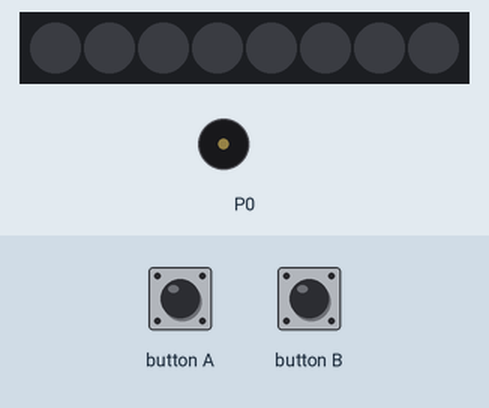
Recording of a program running on a simulated BBC micro:bit (MakeCode). On the bench: 8 RGB LEDs in strip order, left to right, buzzer (waves = sounding). Inputs (shaded band) come from the test bench. Dim RGB values are drawn brighter than linear.

Above: at 1.2 s.
1.3 s: button A pressed for 0.15 s
At 2.15 s:
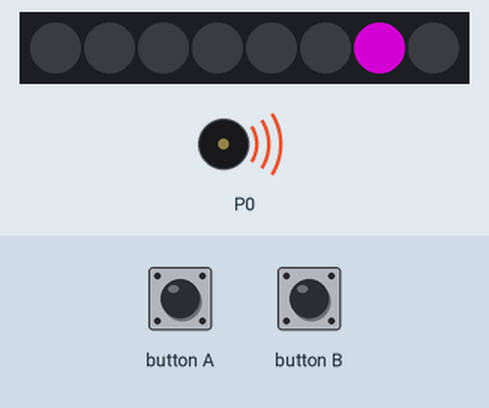
At 2.56 s:
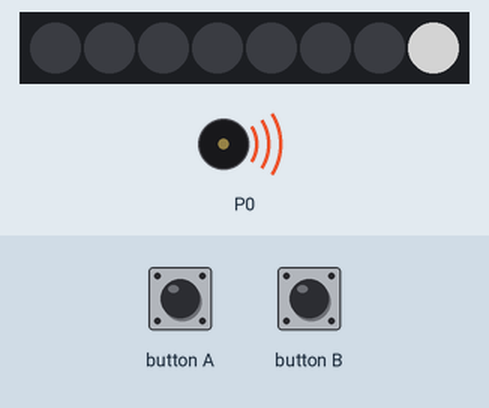
4.3 s: button B pressed for 0.15 s
At 4.57 s:
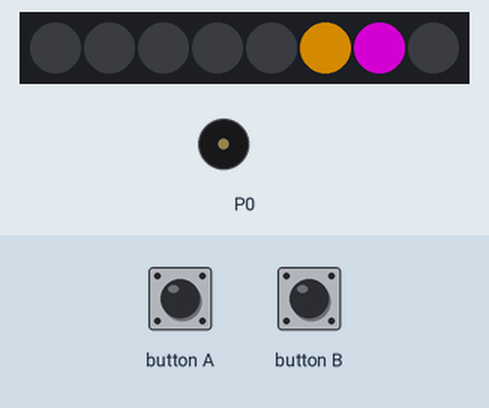
Timing chart, 0 to 10.5 s (numbered marks = the images above; inputs shaded):
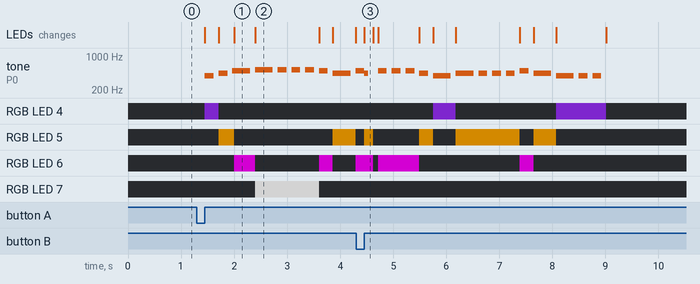

Measured:
- after the input at 1.3 s, tone on P0: plays 392 Hz for 0.17 s, 440 Hz for 0.17 s, 494 Hz for 0.33 s, 523 Hz for 0.33 s, 523 Hz for 0.17 s, 523 Hz for 0.17 s … (10 notes in this stretch), starting after 0.15 s; RGB LED 4: off → RGB(69, 21, 113) after 0.15 s, → off 0.26 s later
- after the input at 4.3 s, the LEDs: change after 0.15 s (image 3)
- what the display in image 2 shows lasts 1.2 s, from 2.4 s to 3.6 s

The program:

main.ts
```typescript
function ukaz_ton (ton: string) {
    if (ton == "C1") {
        strip.setPixelColor(0, neopixel.colors(NeoPixelColors.Red))
    } else if (ton == "D1") {
        strip.setPixelColor(1, neopixel.colors(NeoPixelColors.Yellow))
    } else if (ton == "E1") {
        strip.setPixelColor(2, neopixel.colors(NeoPixelColors.Green))
    } else if (ton == "F1") {
        strip.setPixelColor(3, neopixel.colors(NeoPixelColors.Blue))
    } else if (ton == "G1") {
        strip.setPixelColor(4, neopixel.colors(NeoPixelColors.Violet))
    } else if (ton == "A1") {
        strip.setPixelColor(5, neopixel.colors(NeoPixelColors.Orange))
    } else if (ton == "H1") {
        strip.setPixelColor(6, neopixel.colors(NeoPixelColors.Purple))
    } else if (ton == "C2") {
        strip.setPixelColor(7, neopixel.colors(NeoPixelColors.White))
    }
    strip.show()
}
function text_na_dobu (d: string) {
    if (d == "1") {
        return music.beat(BeatFraction.Whole)
    } else if (d == "2") {
        return music.beat(BeatFraction.Half)
    } else if (d == "4") {
        return music.beat(BeatFraction.Quarter)
    } else if (d == "8") {
        return music.beat(BeatFraction.Eighth)
    } else {
        return music.beat(BeatFraction.Whole)
    }
}
function hrej_notu (nota: string) {
    ton_a_doba = nota.split(" ")
    ton = ton_a_doba[0]
    doba = text_na_dobu(ton_a_doba[1])
    ukaz_ton(ton)
    if (ton == "C1") {
        music.playTone(262, doba)
    } else if (ton == "D1") {
        music.playTone(294, doba)
    } else if (ton == "E1") {
        music.playTone(330, doba)
    } else if (ton == "F1") {
        music.playTone(349, doba)
    } else if (ton == "G1") {
        music.playTone(392, doba)
    } else if (ton == "A1") {
        music.playTone(440, doba)
    } else if (ton == "H1") {
        music.playTone(494, doba)
    } else if (ton == "C2") {
        music.playTone(523, doba)
    }
    music.rest(music.beat(BeatFraction.Eighth))
    strip.clear()
    strip.show()
}
input.onButtonPressed(Button.A, function () {
    hrej(ovecka)
})
input.onButtonPressed(Button.B, function () {
    hrej(Sluníčko)
})
let doba = 0
let ton_a_doba: string[] = []
let ton = ""
let strip: neopixel.Strip = null
strip = neopixel.create(DigitalPin.P2, 8, NeoPixelMode.RGB)
strip.show()
let ovecka: string[] = []
let Sluníčko: string[] = []
function hrej (noty: any[]) {
    for (let hodnota of noty) {
        hrej_notu(hodnota)
    }
}
music.setVolume(107)
music.setTempo(90)
ovecka = [
"G1 4",
"A1 4",
"H1 2",
"C2 2",
"C2 4",
"C2 4",
"C2 4",
"H1 4",
"A1 2",
"H1 2",
"H1 4",
"H1 4",
"H1 4",
"A1 4",
"G1 2",
"A1 2",
"A1 4",
"A1 4",
"A1 4",
"H1 4",
"A1 2",
"G1 2",
"G1 4",
"G1 4"
]
Sluníčko = ["A1 8"]
```

test.ts
```typescript
// Tady jsou testy. Při použití tohoto balíčku jako rozšíření nebude zkompilováno.
```
